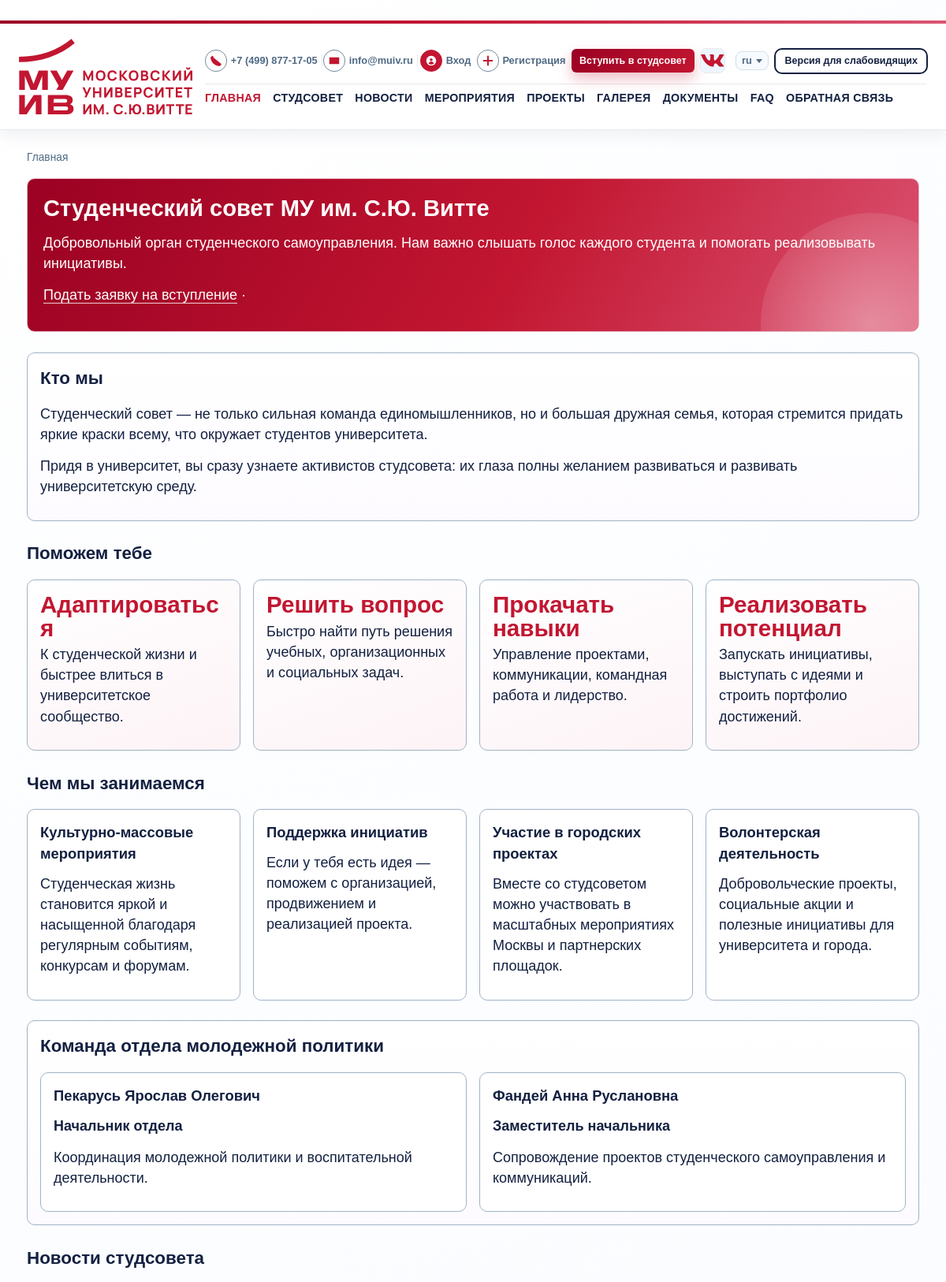
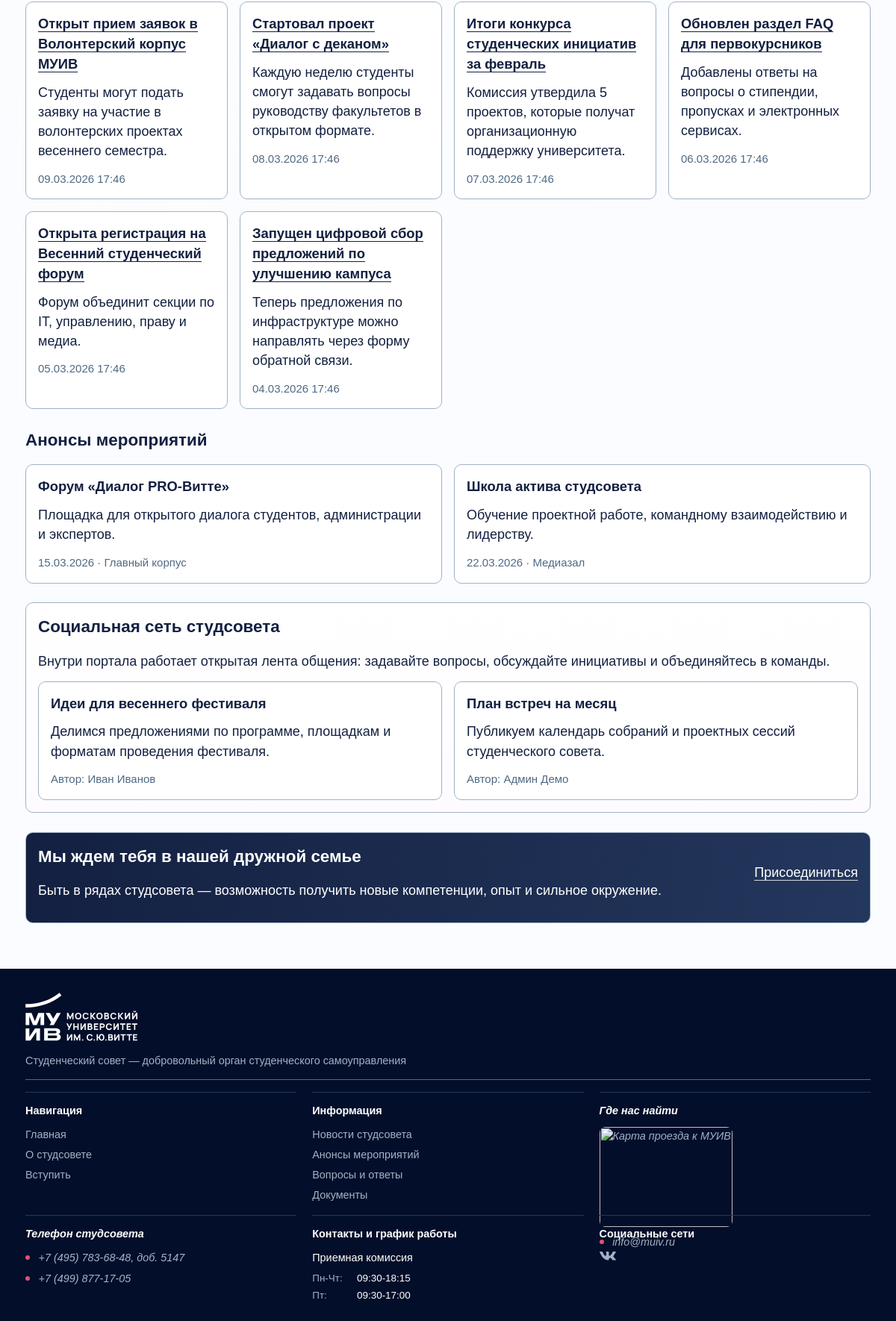
The page / (upper part) on the database its author committed (2 pictures, top to bottom).
### core/models.py (models this page shows, shortened)
class TimestampedModel(models.Model):
    created_at = models.DateTimeField(auto_now_add=True)
    updated_at = models.DateTimeField(auto_now=True)
    class Meta:
        abstract = True

class News(TimestampedModel):
    title = models.CharField(max_length=200)
    summary = models.TextField()
    content = models.TextField()
    image_url = models.URLField(blank=True)
    is_published = models.BooleanField(default=True)
    published_at = models.DateTimeField(default=timezone.now)
    views_count = models.PositiveIntegerField(default=0, db_index=True)
    class Meta:
        ordering = ["-published_at"]
        verbose_name_plural = "News"
    def get_absolute_url(self):
        return reverse("core:news_detail", kwargs={"pk": self.pk})

class CommunityPost(TimestampedModel):
    author = models.ForeignKey(
        settings.AUTH_USER_MODEL,
        on_delete=models.CASCADE,
        related_name="community_posts",
    )
    title = models.CharField(max_length=180)
    body = models.TextField()
    is_pinned = models.BooleanField(default=False)
    is_published = models.BooleanField(default=True)
    class Meta:
        ordering = ["-is_pinned", "-created_at"]
        verbose_name = "Пост сообщества"
        verbose_name_plural = "Посты сообщества"

### core/views/public_views.py (the view)
# urls.py: path("", views.home, name="home"),
def home(request):
    latest_news = News.objects.filter(is_published=True)[:6]
    upcoming_events = Event.objects.filter(is_published=True, start_at__gte=timezone.now())[:6]
    active_projects = Project.objects.filter(is_published=True)[:6]
    community_posts = CommunityPost.objects.filter(is_published=True).select_related("author")[:3]
    return render(
        request,
        "core/home.html",
        {
            "latest_news": latest_news,
            "upcoming_events": upcoming_events,
            "active_projects": active_projects,
            "community_posts": community_posts,
        },
    )

### core/context_processors.py (called while the page is built)
def _resolve_menu(items):
    resolved = []
    for view_name, label in items:
        try:
            url = reverse(view_name)
        except NoReverseMatch:
            continue
        resolved.append({"view_name": view_name, "label": label, "url": url})
    return resolved

### core/permissions.py (called while the page is built)
def get_user_role(user):
    if not user.is_authenticated:
        return None
    profile = getattr(user, "profile", None)
    if profile:
        return profile.role
    return UserProfile.ROLE_STUDENT

def has_any_role(user, *allowed_roles):
    if not user.is_authenticated:
        return False
    if user.is_superuser:
        return True
    return get_user_role(user) in allowed_roles

### templates/core/home.html (shortened to what this page needs)
﻿{% extends "base.html" %}
{% block content %}
<section class="hero">
    <h1>Студенческий совет МУ им. С.Ю. Витте</h1>
    <p>Добровольный орган студенческого самоуправления. Нам важно слышать голос каждого студента и помогать реализовывать инициативы.</p>
    <p>
        {% if show_join_cta %}
            <a href="{% url 'core:join' %}">Подать заявку на вступление</a>
        {% endif %}
        ·
    </p>
</section>
<section class="section-panel">
    <h2>Кто мы</h2>
    <p>Студенческий совет — не только сильная команда единомышленников, но и большая дружная семья, которая стремится придать яркие краски всему, что окружает студентов университета.</p>
    <p>Придя в университет, вы сразу узнаете активистов студсовета: их глаза полны желанием развиваться и развивать университетскую среду.</p>
</section>
<section>
    <h2>Поможем тебе</h2>
    <div class="stats-grid">
        <article class="stat-card">
            <span class="stat-value">Адаптироваться</span>
            <p>К студенческой жизни и быстрее влиться в университетское сообщество.</p>
        </article>
        <article class="stat-card">
            <span class="stat-value">Решить вопрос</span>
            <p>Быстро найти путь решения учебных, организационных и социальных задач.</p>
        </article>
        <article class="stat-card">
            <span class="stat-value">Прокачать навыки</span>
            <p>Управление проектами, коммуникации, командная работа и лидерство.</p>
        </article>
        <article class="stat-card">
            <span class="stat-value">Реализовать потенциал</span>
            <p>Запускать инициативы, выступать с идеями и строить портфолио достижений.</p>
        </article>
    </div>
</section>
<section>
    <h2>Чем мы занимаемся</h2>
    <div class="info-grid">
        <article class="info-card">
            <h3>Культурно-массовые мероприятия</h3>
            <p>Студенческая жизнь становится яркой и насыщенной благодаря регулярным событиям, конкурсам и форумам.</p>
        </article>
        <article class="info-card">
            <h3>Поддержка инициатив</h3>
            <p>Если у тебя есть идея — поможем с организацией, продвижением и реализацией проекта.</p>
        </article>
        <article class="info-card">
            <h3>Участие в городских проектах</h3>
            <p>Вместе со студсоветом можно участвовать в масштабных мероприятиях Москвы и партнерских площадок.</p>
        </article>
        <article class="info-card">
            <h3>Волонтерская деятельность</h3>
            <p>Добровольческие проекты, социальные акции и полезные инициативы для университета и города.</p>
        </article>
    </div>
</section>
<section class="section-panel">
    <h2>Команда отдела молодежной политики</h2>
    <div class="card-grid">
        <article class="card">
            <h3>Пекарусь Ярослав Олегович</h3>
            <p><strong>Начальник отдела</strong></p>
            <p>Координация молодежной политики и воспитательной деятельности.</p>
        </article>
        <article class="card">
            <h3>Фандей Анна Руслановна</h3>
            <p><strong>Заместитель начальника</strong></p>
            <p>Сопровождение проектов студенческого самоуправления и коммуникаций.</p>
        </article>
    </div>
</section>
<section>
    <h2>Новости студсовета</h2>
    <div class="card-grid">
        {% for item in latest_news %}
            <article class="card">
                <h3><a href="{{ item.get_absolute_url }}">{{ item.title }}</a></h3>
                <p>{{ item.summary|truncatewords:26 }}</p>
                <small>{{ item.published_at|date:"d.m.Y H:i" }}</small>
            </article>
        {% endfor %}
    </div>
</section>
<section>
    <h2>Анонсы мероприятий</h2>
    <div class="card-grid">
        {% for event in upcoming_events %}
            <article class="card">
                <h3><a href="{{ event.get_absolute_url }}">{{ event.title }}</a></h3>
                <p>{{ event.short_description }}</p>
                <small>{{ event.start_at|date:"d.m.Y H:i" }} · {{ event.location }}</small>
            </article>
        {% empty %}
            <article class="card">
                <h3>Форум «Диалог PRO-Витте»</h3>
                <p>Площадка для открытого диалога студентов, администрации и экспертов.</p>
                <small>15.03.2026 · Главный корпус</small>
            </article>
            <article class="card">
                <h3>Школа актива студсовета</h3>
                <p>Обучение проектной работе, командному взаимодействию и лидерству.</p>
                <small>22.03.2026 · Медиазал</small>
            </article>
        {% endfor %}
    </div>
</section>
<section class="section-panel">
    <h2>Социальная сеть студсовета</h2>
    <p>Внутри портала работает открытая лента общения: задавайте вопросы, обсуждайте инициативы и объединяйтесь в команды.</p>
    <div class="card-grid">
        {% for post in community_posts %}
            <article class="card">
                <h3>{{ post.title }}</h3>
                <p>{{ post.body|truncatewords:30 }}</p>
                <small>Автор: {{ post.author.get_full_name|default:post.author.username }}</small>
            </article>
        {% empty %}
            <article class="card">
                <h3>Идеи для весеннего фестиваля</h3>
                <p>Открыт сбор предложений по программе, площадкам и форматам студенческого фестиваля.</p>
                <small>Опубликовано в сообществе</small>
            </article>
        {% endfor %}
    </div>
</section>
<section class="cta-band">
    <div>
        <h2>Мы ждем тебя в нашей дружной семье</h2>
        <p>Быть в рядах студсовета — возможность получить новые компетенции, опыт и сильное окружение.</p>
    </div>
    {% if show_join_cta %}
        <p><a href="{% url 'core:join' %}">Присоединиться</a></p>
    {% endif %}
</section>
{% endblock %}

### static/css/styles.css (style rules this page uses)
:root { --muiv-dark: #132041; --muiv-slate: #4f6a84; --muiv-muted: #a0b3c6; --muiv-accent: #db5472; --muiv-accent-dark: #c21631; --muiv-accent-deep: #9b0123; --muiv-footer: #030e2a; --muiv-bg: #fafcff; --muiv-bg-soft: #edf6ff; --muiv-border: #e9e9e9; --muiv-card-border: #a0b3c6; --muiv-white: #fff; }
* { box-sizing: border-box; }
html, body { height: 100%; }
html { scroll-behavior: smooth; -webkit-text-size-adjust: 100%; text-size-adjust: 100%; }
body { margin: 0; display: flex; flex-direction: column; min-height: 100vh; font-family: "Proxima Nova", Arial, sans-serif; font-size: 18px; font-weight: 400; line-height: 1.45; color: var(--muiv-dark); background: radial-gradient(circle at 10% 0%, #ffffff 0%, var(--muiv-bg) 55%); }
a { text-decoration: none; }
.main section { margin-bottom: 1.6rem; }
h1, h2, h3, h4, h5, h6 { color: var(--muiv-dark); }
h1 { font-size: 1.82rem; font-weight: 700; margin-top: 0; margin-bottom: 0.75rem; line-height: 1.22; }
h2 { margin-top: 0; margin-bottom: 1rem; font-size: 1.4rem; font-weight: 600; }
h3 { margin-top: 0; margin-bottom: 0.7rem; font-size: 1.15rem; font-weight: 600; }
p { margin-top: 0; margin-bottom: 0.85rem; }
.main a { color: var(--muiv-dark); border-bottom: 1px solid var(--muiv-dark); }
.hero { position: relative; overflow: hidden; border: 1px solid #e7b3bf; border-radius: 10px; color: var(--muiv-white); padding: 1.25rem; background: linear-gradient(120deg, var(--muiv-accent-deep), var(--muiv-accent-dark) 55%, var(--muiv-accent)); }
.hero::after { content: ""; position: absolute; width: 280px; height: 280px; border-radius: 50%; bottom: -130px; right: -80px; background: radial-gradient(circle, rgba(255, 255, 255, 0.35), rgba(255, 255, 255, 0)); }
.hero h1, .hero p, .hero a, .cta-band h2, .cta-band p, .cta-band a { color: var(--muiv-white); border-color: rgba(255, 255, 255, 0.8); }
.card-grid, .info-grid, .stats-grid, .timeline-grid, .partner-grid { display: grid; gap: 1rem; }
.card-grid { grid-template-columns: repeat(auto-fit, minmax(250px, 1fr)); }
.info-grid { grid-template-columns: repeat(auto-fit, minmax(240px, 1fr)); }
.stats-grid { grid-template-columns: repeat(auto-fit, minmax(180px, 1fr)); }
.card, .detail, .faq-item, .form, .info-card, .timeline, .cta-band, .section-panel, .stat-card, .post-card, .comment-card { border: 1px solid var(--muiv-card-border); border-radius: 10px; background: var(--muiv-white); padding: 1rem; }
.card, .detail, .faq-item, .post-card, .comment-card { transition: border-color 0.25s ease, box-shadow 0.25s ease; }
.stat-card { background: linear-gradient(160deg, #fff, #fdf3f6); }
.stat-value { display: block; color: var(--muiv-accent-dark); font-size: 1.85rem; font-weight: 700; line-height: 1; margin-bottom: 0.38rem; }
.section-panel { background: linear-gradient(180deg, #fff, #fdfbff); }
.cta-band { background: linear-gradient(100deg, var(--muiv-dark), #24375d); display: flex; align-items: center; justify-content: space-between; gap: 1rem; }
small { color: var(--muiv-slate); }
.card, .detail, .faq-item, .post-card, .comment-card, .section-panel, .stat-card { overflow-wrap: anywhere; word-break: break-word; }

### rows shown on the page
News: title "Открыт прием заявок в Волонтерский корпус МУИВ", summary "Студенты могут подать заявку на участие в волонтерских проектах весеннего семестра.", published_at "09.03.2026 17:46"
News: title "Стартовал проект «Диалог с деканом»", summary "Каждую неделю студенты смогут задавать вопросы руководству факультетов в открытом формате.", published_at "08.03.2026 17:46"
News: title "Итоги конкурса студенческих инициатив за февраль", summary "Комиссия утвердила 5 проектов, которые получат организационную поддержку университета.", published_at "07.03.2026 17:46"
News: title "Обновлен раздел FAQ для первокурсников", summary "Добавлены ответы на вопросы о стипендии, пропусках и электронных сервисах.", published_at "06.03.2026 17:46"
News: title "Открыта регистрация на Весенний студенческий форум", summary "Форум объединит секции по IT, управлению, праву и медиа.", published_at "05.03.2026 17:46"
News: title "Запущен цифровой сбор предложений по улучшению кампуса", summary "Теперь предложения по инфраструктуре можно направлять через форму обратной связи.", published_at "04.03.2026 17:46"
CommunityPost: title "Идеи для весеннего фестиваля", body "Делимся предложениями по программе, площадкам и форматам проведения фестиваля.", author.get_full_name "Иван Иванов"
CommunityPost: title "План встреч на месяц", body "Публикуем календарь собраний и проектных сессий студенческого совета.", author.get_full_name "Админ Демо"

### other values the page prints
{{ item.label }} "ГЛАВНАЯ" "СТУДСОВЕТ" "НОВОСТИ" "МЕРОПРИЯТИЯ" "ПРОЕКТЫ" "ГАЛЕРЕЯ" "ДОКУМЕНТЫ" "FAQ" "ОБРАТНАЯ СВЯЗЬ"
{{ crumb.title }} "Главная"
